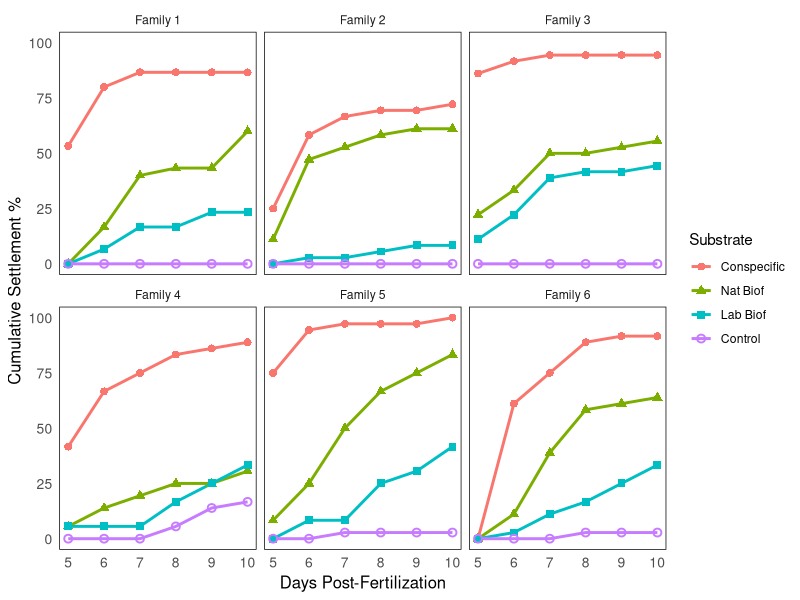
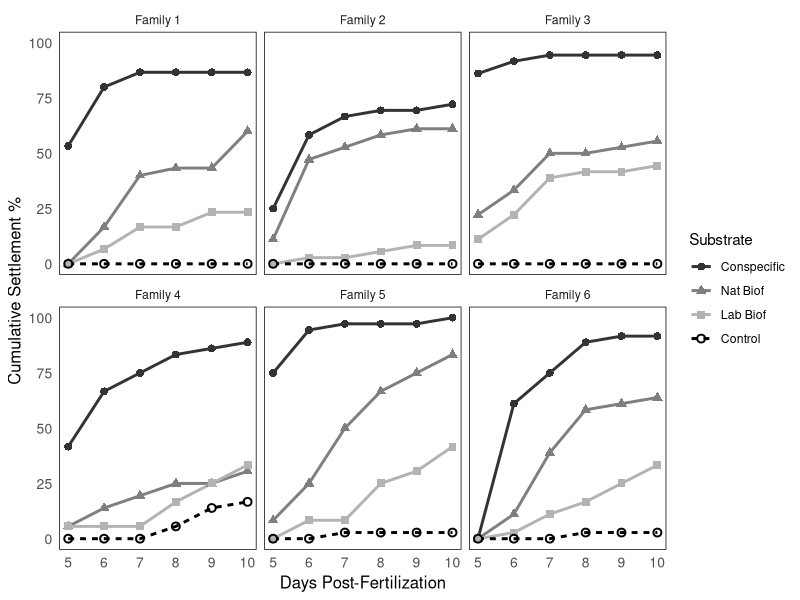
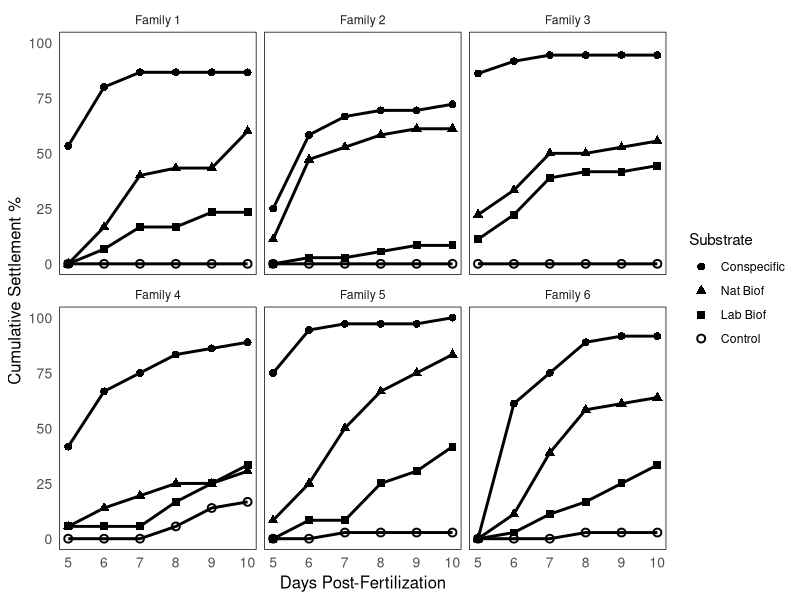
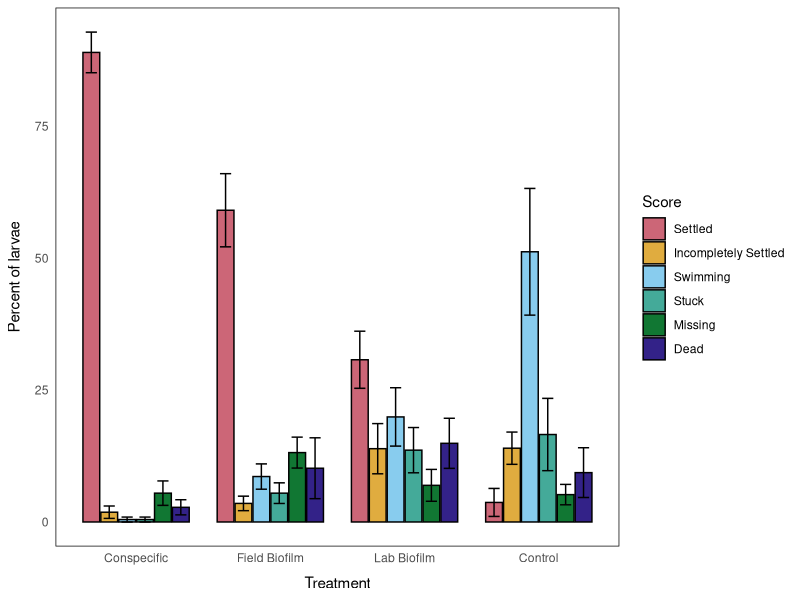
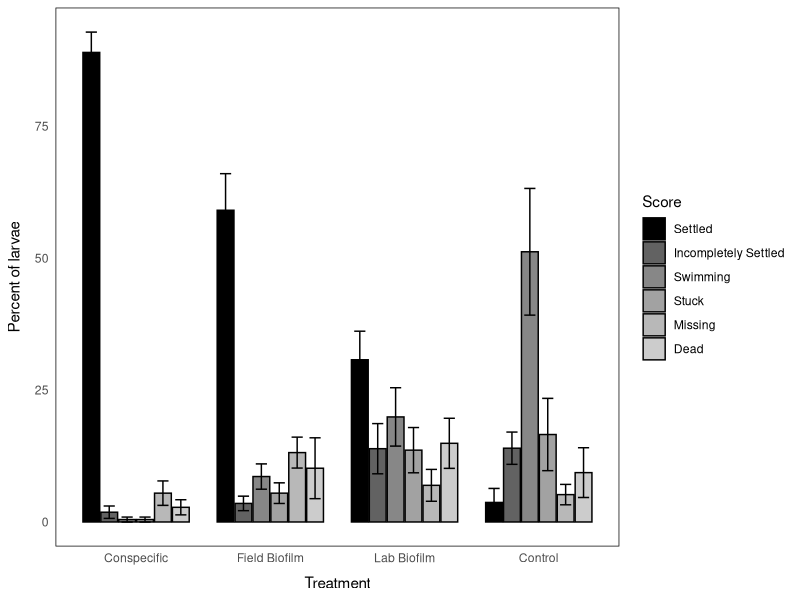
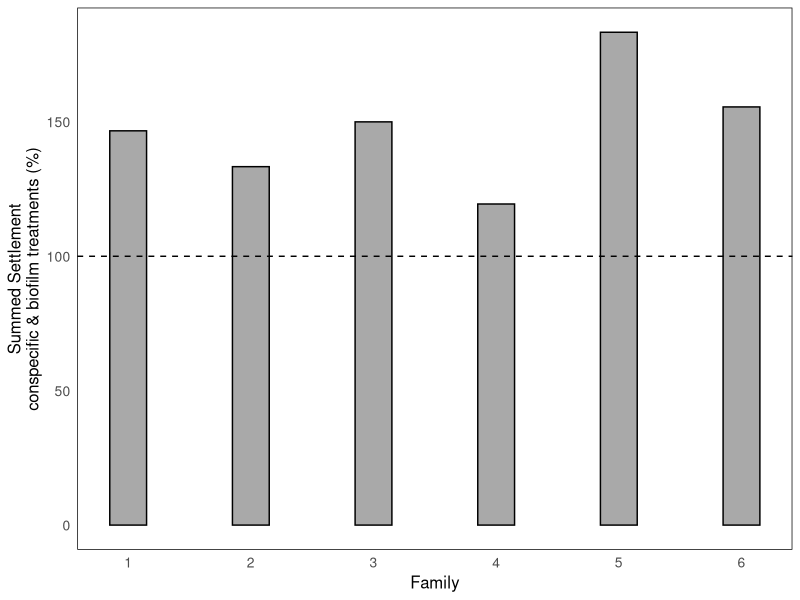

The R source for these figures, in order:
## ---- chunk 1
knitr::opts_chunk$set(echo = TRUE)

library(tidyverse)
library(ggplot2)
library(patchwork)
## ---- chunk 2
# Data Pre-processing
# Treatment and score are factored as strings from integers and ordered appropriately. A new column "Larva" is added so individual larvae can be tracked through time.

data <- read.csv("../data/ficoSettlementData.csv")

data$Treatment <- factor(data$Treatment, 
                         levels = c(1, 2, 3, 4), 
                         labels = c("Conspecific", "Nat Biof", "Lab Biof", "Control"))
data$Score <- factor(data$Score,
                     levels = c(0, 1, 2, 3, 4, 5),
                     labels = c("Missing", "Juvenile", "Swimming", "Stuck", "Dead", "Part Meta"))

data$Score <- factor(data$Score, levels = c("Juvenile", "Part Meta", "Swimming", "Stuck", "Missing", "Dead"))

Larva <- paste(data$Family, data$Plate, data$Well, sep="-")
data <- cbind(data, Larva)

glimpse(data)
## ---- chunk 3
fig1Data <- data %>%
  group_by(Family, DPF, Treatment) %>%
  summarise(
    settlement = (sum(Score == "Juvenile")/n()) * 100
  )
## ---- chunk 4

# color

ggplot(fig1Data, aes(x = DPF, y = settlement, color = Treatment, shape = Treatment)) +
  geom_line(stat = "identity", linewidth = 1) +
  geom_point(stat = "identity", size = 2, stroke = 1) +
  scale_shape_manual(values = c(
    "Control" = 1,
    "Conspecific" = 16,
    "Nat Biof" = 17,
    "Lab Biof" = 15
  )) +
  facet_wrap(~ Family, labeller = labeller(Family = function(x) paste("Family", x))) +
  labs(
    x = "Days Post-Fertilization",
    y = "Cumulative Settlement %",
    color = "Substrate",
    shape = "Substrate"
  ) +
  theme_minimal() +
  theme(
    panel.grid = element_blank(),
    panel.border = element_rect(color = "black", fill = NA),
    axis.text = element_text(size = 10),
    axis.title = element_text(size = 12)
  )
## ---- chunk 5
ggplot(fig1Data, aes(x = DPF, y = settlement, color = Treatment, shape = Treatment, linetype = Treatment)) +
  geom_line(stat = "identity", linewidth = 1) +
  geom_point(stat = "identity", size = 2, stroke = 1) +
  scale_shape_manual(values = c(
    "Control" = 1,
    "Conspecific" = 16,
    "Nat Biof" = 17,
    "Lab Biof" = 15
  )) +
  scale_color_manual(values = c(
    "Control" = "black",
    "Conspecific" = "grey20",
    "Nat Biof" = "grey50",
    "Lab Biof" = "grey70"
  )) +
  scale_linetype_manual(values = c(
    "Control" = "22",
    "Conspecific" = "solid",
    "Nat Biof" = "solid",
    "Lab Biof" = "solid"
  )) +
  facet_wrap(~ Family, labeller = labeller(Family = function(x) paste("Family", x))) +
  labs(
    x = "Days Post-Fertilization",
    y = "Cumulative Settlement %",
    color = "Substrate",
    shape = "Substrate",
    linetype = "Substrate"
  ) +
  theme_minimal() +
  theme(
    panel.grid = element_blank(),
    panel.border = element_rect(color = "black", fill = NA),
    axis.text = element_text(size = 10),
    axis.title = element_text(size = 12)
  )
## ---- chunk 6
ggplot(fig1Data, aes(x = DPF, y = settlement, shape = Treatment)) +
  geom_line(stat = "identity", linewidth = 1, color = "black") +
  geom_point(stat = "identity", size = 2, stroke = 1, color = "black") +
  scale_shape_manual(values = c(
    "Control" = 1,
    "Conspecific" = 16,
    "Nat Biof" = 17,
    "Lab Biof" = 15
  )) +
  facet_wrap(~ Family, labeller = labeller(Family = function(x) paste("Family", x))) +
  labs(
    x = "Days Post-Fertilization",
    y = "Cumulative Settlement %",
    shape = "Substrate"
  ) +
  theme_minimal() +
  theme(
    panel.grid = element_blank(),
    panel.border = element_rect(color = "black", fill = NA),
    axis.text = element_text(size = 10),
    axis.title = element_text(size = 12)
  )
## ---- chunk 7
fig2Data <- data %>%
  filter(DPF == 10) %>%
  group_by(Family, Treatment, Score) %>%
  summarise(count = n()) %>%
  group_by(Family, Treatment) %>%
  mutate(percent = 100 * count / sum(count)) %>%
  ungroup() %>%
  complete(Family, Treatment, Score, fill = list(percent = 0, count = 0))

fig2DataAvg <- fig2Data %>%
  group_by(Treatment, Score) %>%
  summarize(
    mean_percent = mean(percent),
    SE = sd(percent) / sqrt(n())
  )
## ---- chunk 8
ggplot(fig2DataAvg, aes(x = Treatment, y = mean_percent, fill = Score)) +
  geom_bar(stat = "identity", width = 0.75, position = position_dodge(0.8), color = "black") +
  scale_x_discrete(labels = c("Conspecific", "Field Biofilm", "Lab Biofilm", "Control")) +
  scale_fill_manual(values = c("Juvenile" = "#CC6677", 
                               "Part Meta" = "#E0AC3F",
                               "Swimming" = "#88CCEE",
                               "Stuck" = "#44AA99",
                               "Missing" = "#117733",
                               "Dead" = "#332288"),
                    labels = c("Juvenile" = "Settled", 
                               "Part Meta" = "Incompletely Settled",
                               "Swimming" = "Swimming",
                               "Stuck" = "Stuck",
                               "Missing" = "Missing",
                               "Dead" = "Dead")) +
  geom_errorbar(aes(ymin = mean_percent - SE, ymax = mean_percent + SE), position = position_dodge(0.8), width = 0.5) +
  labs(
    y = "Percent of larvae",
    x = "Treatment",
    fill = "Score"
  ) +
  theme_minimal() +
  theme(
    panel.grid.major = element_blank(),
    panel.grid.minor = element_blank(),
    panel.border = element_rect(color = "black", fill = NA),
    panel.spacing.y = unit(2, "lines"),
    axis.title.y = element_text(margin = margin(r = 8)),
    axis.title.x = element_text(margin = margin(t = 8))
  )
## ---- chunk 9
ggplot(fig2DataAvg, aes(x = Treatment, y = mean_percent, fill = Score)) +
  geom_bar(stat = "identity", width = 0.75,position = position_dodge(0.8), color = "black") +
  scale_fill_grey(start = 0, end = 0.8, labels = c("Juvenile" = "Settled", 
                               "Part Meta" = "Incompletely Settled",
                               "Swimming" = "Swimming",
                               "Stuck" = "Stuck",
                               "Missing" = "Missing",
                               "Dead" = "Dead")) +
  scale_x_discrete(labels = c("Conspecific", "Field Biofilm", "Lab Biofilm", "Control")) +
  geom_errorbar(aes(ymin = mean_percent - SE, ymax = mean_percent + SE), position = position_dodge(0.8), width = 0.5) +
  labs(
    y = "Percent of larvae",
    x = "Treatment",
    fill = "Score"
  ) +
  theme_minimal() +
  theme(
    panel.grid.major = element_blank(),
    panel.grid.minor = element_blank(),
    panel.border = element_rect(color = "black", fill = NA),
    panel.spacing.y = unit(2, "lines"),
    axis.title.y = element_text(margin = margin(r = 8)),
    axis.title.x = element_text(margin = margin(t = 8))
  )

## ---- chunk 10
fig3Data <- data %>%
  filter(DPF==10) %>%
  group_by(Family, Treatment) %>%
  summarise(
    juvenile = (sum(Score == "Juvenile") / n()) * 100
    )

fig3Data <- fig3Data %>%
  filter(Treatment %in% c("Conspecific", "Nat Biof")) %>%
  group_by(Family) %>%
  summarise(
    sumSet = sum(juvenile)
  )
## ---- chunk 11
ggplot(fig3Data, aes(x = Family, y = sumSet)) +
  geom_bar(stat = "identity", fill = "darkgrey", color = "black", width = 0.3) +
  geom_hline(yintercept = 100, linetype = "dashed", color = "black", linewidth = 0.5) +
  scale_x_continuous(breaks = 1:6) +
  labs(
    x = "Family",
    y = "Summed Settlement\nconspecific & biofilm treatments (%)"
  ) +

  theme_minimal() +
  theme(
    panel.grid = element_blank(),
    panel.border = element_rect(color = "black", fill = NA),
    axis.text = element_text(size = 10),
    axis.title = element_text(size = 12)
)
